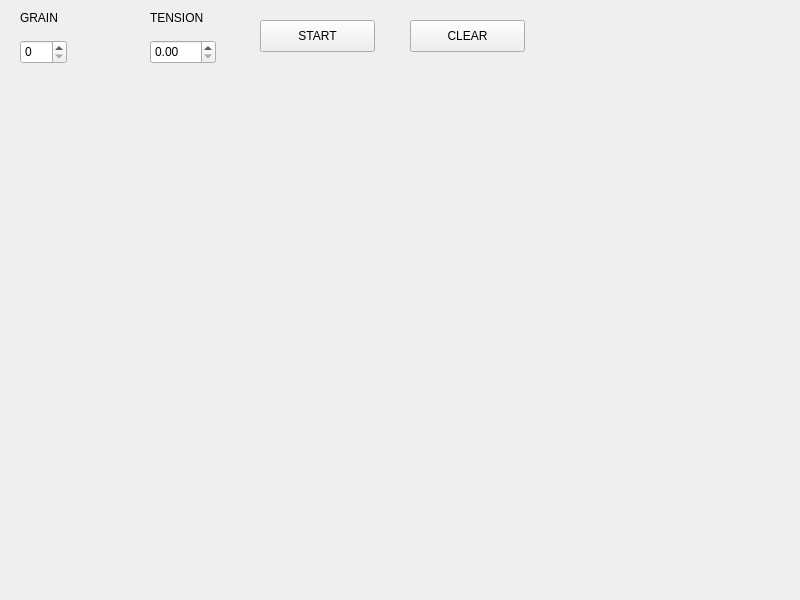
<?xml version="1.0" encoding="UTF-8"?>
<ui version="4.0">
 <class>Widget</class>
 <widget class="QWidget" name="Widget">
  <property name="geometry">
   <rect>
    <x>0</x>
    <y>0</y>
    <width>800</width>
    <height>600</height>
   </rect>
  </property>
  <property name="windowTitle">
   <string>Widget</string>
  </property>
  <widget class="QLabel" name="label">
   <property name="geometry">
    <rect>
     <x>20</x>
     <y>10</y>
     <width>59</width>
     <height>16</height>
    </rect>
   </property>
   <property name="styleSheet">
    <string notr="true">font: 13pt &quot;Tahoma&quot;;</string>
   </property>
   <property name="text">
    <string>GRAIN</string>
   </property>
  </widget>
  <widget class="QLabel" name="label_2">
   <property name="geometry">
    <rect>
     <x>150</x>
     <y>10</y>
     <width>59</width>
     <height>16</height>
    </rect>
   </property>
   <property name="styleSheet">
    <string notr="true">font: 13pt &quot;Tahoma&quot;;</string>
   </property>
   <property name="text">
    <string>TENSION</string>
   </property>
  </widget>
  <widget class="QSpinBox" name="spinBox">
   <property name="geometry">
    <rect>
     <x>20</x>
     <y>40</y>
     <width>47</width>
     <height>24</height>
    </rect>
   </property>
  </widget>
  <widget class="QDoubleSpinBox" name="doubleSpinBox">
   <property name="geometry">
    <rect>
     <x>150</x>
     <y>40</y>
     <width>66</width>
     <height>24</height>
    </rect>
   </property>
   <property name="maximum">
    <double>1.000000000000000</double>
   </property>
   <property name="singleStep">
    <double>0.010000000000000</double>
   </property>
  </widget>
  <widget class="QPushButton" name="pushButton">
   <property name="geometry">
    <rect>
     <x>260</x>
     <y>20</y>
     <width>115</width>
     <height>32</height>
    </rect>
   </property>
   <property name="styleSheet">
    <string notr="true">font: 13pt &quot;Tahoma&quot;;</string>
   </property>
   <property name="text">
    <string>START</string>
   </property>
  </widget>
  <widget class="QPushButton" name="pushButton_2">
   <property name="geometry">
    <rect>
     <x>410</x>
     <y>20</y>
     <width>115</width>
     <height>32</height>
    </rect>
   </property>
   <property name="styleSheet">
    <string notr="true">font: 13pt &quot;Tahoma&quot;;</string>
   </property>
   <property name="text">
    <string>CLEAR</string>
   </property>
  </widget>
 </widget>
 <layoutdefault spacing="6" margin="11"/>
 <resources/>
 <connections/>
</ui>
